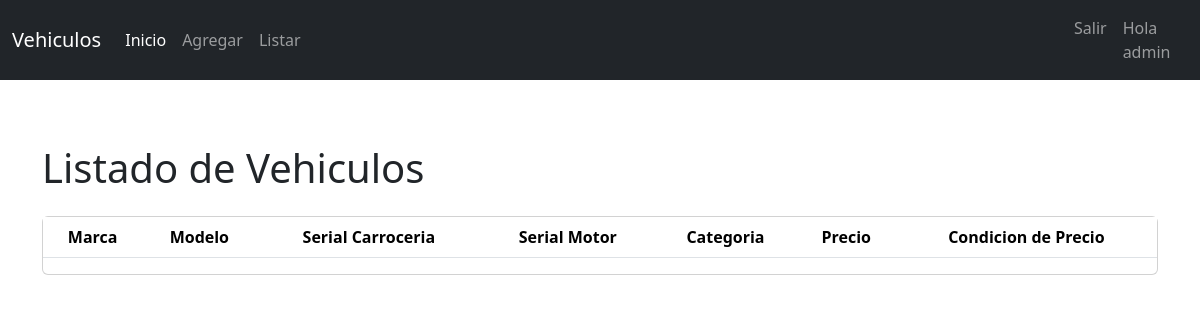
The page /vehiculo/listar/ (signed in) on the database as committed earlier.
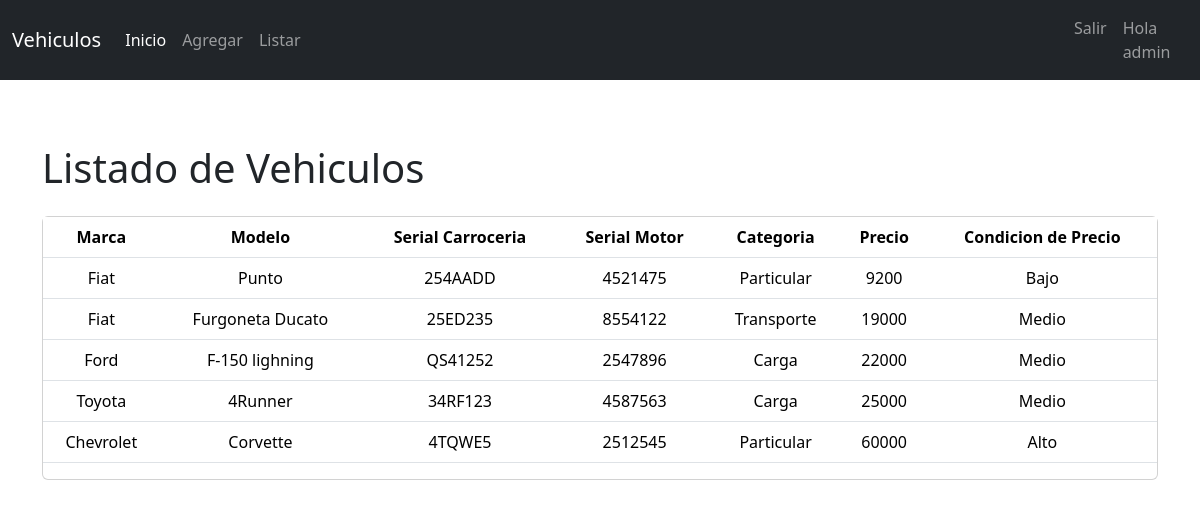
The same page on the database as committed later.
### vehiculo/models.py (models this page shows)
class VehiculoModel(models.Model):
    MARCAS_OPTIONS = (
        ('Fiat','Fiat'),
        ('Chevrolet','Chevrolet'),
        ('Ford','Ford'),
        ('Toyota','Toyota'),
)
    CATEGORIAS_OPTIONS =(
        ('Particular','Particular'),
        ('Transporte','Transporte'),
        ('Carga','Carga'),
    )
    marca = models.CharField(max_length=20 , choices=MARCAS_OPTIONS,default= 'Ford')
    modelo = models.CharField(max_length=100)
    serial_carroceria = models.CharField(max_length=50)
    serial_motor = models.CharField(max_length=50)
    categoria = models.CharField(max_length=20, choices = CATEGORIAS_OPTIONS,default='Particular')
    precio = models.IntegerField()
    fecha_creacion = models.DateTimeField(auto_now_add=True)
    fecha_modificacion = models.DateTimeField(auto_now_add=True)
    class Meta:
        permissions =(
            ("visualizar_catalogo","Puede visualizar_catalogo"),
    )
    def __str__(self):
        return self.marca

### vehiculo/views.py (the view)
# urls.py: path('listar/', listar_vehiculo, name = 'listar'),
def listar_vehiculo(request):
    vehiculos = VehiculoModel.objects.all()
    context = {'lista_vehiculos': vehiculos}
    print(vehiculos)
    print(request.user.get_all_permissions())
    return render(request, 'listar.html', context)

### templates/listar.html
{% extends 'base.html' %}
{% load static %}
{% block content %}
  <div class="container py-5" id="vehiculo-list">
    {% if user.is_authenticated %}
      <div class="title py-3">
        <h1>Listado de Vehiculos</h1>
      </div>
      <div class="card" id="card-list">
        <table class="table table-hover text-center table-responsive-sm">
          <thead>
            <tr>
              <th>Marca</th>
              <th>Modelo</th>
              <th>Serial Carroceria</th>
              <th>Serial Motor</th>
              <th>Categoria</th>
              <th>Precio</th>
              <th>Condicion de Precio</th>
            </tr>
          </thead>
          <tbody>
            {% for item in lista_vehiculos %}
              <tr>
                <td>{{ item.marca }}</td>
                <td>{{ item.modelo }}</td>
                <td>{{ item.serial_carroceria }}</td>
                <td>{{ item.serial_motor }}</td>
                <td>{{ item.categoria }}</td>
                <td>{{ item.precio }}</td>
                <td>
                  {% if item.precio > 30000 %}
                    Alto{% elif item.precio > 10000 and item.precio <= 30000 %}Medio{% elif item.precio <= 10000 %}Bajo
                  {% else %}
                    Valor invalido
                  {% endif %}
                </td>
              </tr>
            {% endfor %}
          </tbody>
        </table>
      </div>
    {% else %}
      <h3>Necesitas estar registrado para ver el listado</h3>
    {% endif %}
  </div>
{% endblock %}

### templates/base.html (shortened to what this page needs)
<!DOCTYPE html>
<html lang="en">
<head>
    {% load bootstrap5 %}
    {% bootstrap_css %}
</head>
<body>
    {% block nav %}
        {% include 'menu.html' %}
    {% endblock nav %}
    {% block content %}
    {% endblock content %}
</body>
</html>

### templates/menu.html (shortened to what this page needs)
{% extends 'base.html' %}
{% block nav %}
<nav class="navbar navbar-expand-lg navbar-dark bg-dark">
    <div class="container-fluid">
      <a class="navbar-brand" href="#">Vehiculos</a>
      <div class="collapse navbar-collapse" id="navbarSupportedContent">
        <ul class="navbar-nav me-auto mb-2 mb-lg-0">
          <li class="nav-item">
            <a class="nav-link active" aria-current="page" href="{% url 'index' %}">Inicio</a>
          </li>
          <li class="nav-item">
            <a class="nav-link" href="{% url 'addform' %}">Agregar</a>
          </li>
          <li class="nav-item">
            <a class="nav-link" href="{% url 'listar' %}">Listar</a>
          </li>
        </ul>
      </div>
    </div>
    <div class="collapse navbar-collapse" id="navbarText">
      <ul class="navbar-nav mr-auto">
        {% if user.is_authenticated %}
          <li class="nav-item">
            <a class="nav-link" href="/vehiculo/logout">Salir</a>
          </li>
          <li class="nav-item">
            <a class="nav-link" href="#">Hola {{user.username}}</a>
          </li>
        {% else %}
          <li class="nav-item">
            <a class="nav-link" href="/vehiculo/login">Login</a>
          </li>
        {% endif %}
      </ul>
    </div>
  </nav>
{% endblock %}

Rows that differ between the two databases and show on the page:
added VehiculoModel: marca "Fiat", modelo "Punto", serial_carroceria "254AADD", serial_motor "4521475", categoria "Particular", precio "9200", shows "Bajo"
added VehiculoModel: marca "Fiat", modelo "Furgoneta Ducato", serial_carroceria "25ED235", serial_motor "8554122", categoria "Transporte", precio "19000", shows "Medio"
added VehiculoModel: marca "Ford", modelo "F-150 lighning", serial_carroceria "QS41252", serial_motor "2547896", categoria "Carga", precio "22000", shows "Medio"
added VehiculoModel: marca "Toyota", modelo "4Runner", serial_carroceria "34RF123", serial_motor "4587563", categoria "Carga", precio "25000", shows "Medio"
added VehiculoModel: marca "Chevrolet", modelo "Corvette", serial_carroceria "4TQWE5", serial_motor "2512545", categoria "Particular", precio "60000", shows "Alto"
